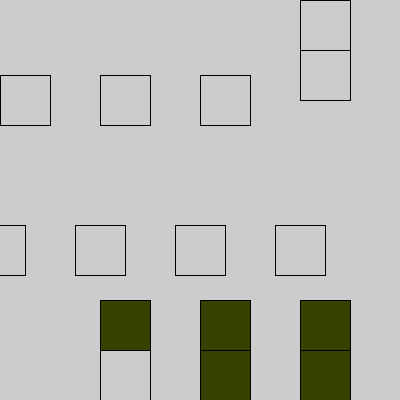
Frame 1 (no input)
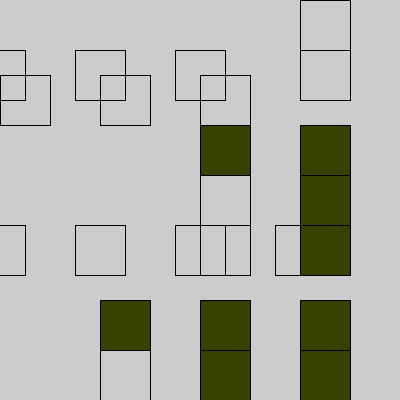
Frame 2 (the mouse pressed at the canvas centre, redrawn once)

The Processing sketch that drew these frames (run headless with seeded random() and noise(); the mouse was pressed at the canvas centre and the sketch redrawn once):

// Processing sketch: processing_39095
// ── processing_39095.pde

void setup() {
  size (400, 400);
  colorMode(HSB,150);
}

void draw(){ 
  for (int j=25; j<height; j+=175) {
  for (int i=50; i<width; i+=100) {
    float r = random(4);
    if (r>1) {
      figure2(i,j);
    }
    else {
   figure1(i,j);
}
  }
  }
  noLoop();
}

void figure1 (float x,float y){
  pushMatrix();
  translate(x,y);
  rectMode(CENTER);
  rect(-25,0,50,50);
  rect(-25,50,50,50);
  fill(29,203,39);//green figure
  rect(-25,-50,50,50);
  popMatrix();
}

void figure2(float x, float y) {
  pushMatrix();
  translate(x,y);
  fill(255);
  rect(-50,50,50,50);
  popMatrix();
}
